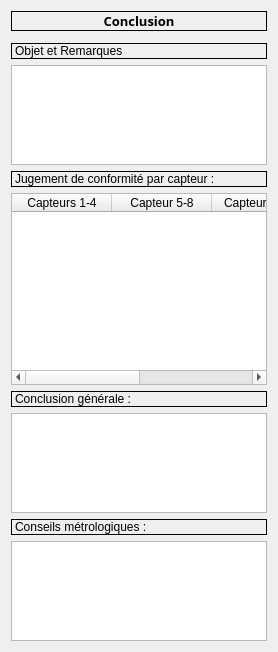
      <widget class="QWidget" name="tab_4">
       <attribute name="title">
        <string>Conformite</string>
       </attribute>
       <layout class="QVBoxLayout" name="verticalLayout_14">
        <item>
         <layout class="QVBoxLayout" name="verticalLayout_9">
          <item>
           <widget class="QLabel" name="label_21">
            <property name="font">
             <font>
              <family>Calibrii</family>
              <pointsize>10</pointsize>
              <weight>75</weight>
              <italic>false</italic>
              <bold>true</bold>
             </font>
            </property>
            <property name="frameShape">
             <enum>QFrame::Box</enum>
            </property>
            <property name="text">
             <string>Conclusion</string>
            </property>
            <property name="alignment">
             <set>Qt::AlignCenter</set>
            </property>
           </widget>
          </item>
          <item>
           <widget class="matplotlibWidget" name="graph_resultat" native="true">
            <property name="sizePolicy">
             <sizepolicy hsizetype="Preferred" vsizetype="Expanding">
              <horstretch>0</horstretch>
              <verstretch>0</verstretch>
             </sizepolicy>
            </property>
            <property name="minimumSize">
             <size>
              <width>0</width>
              <height>0</height>
             </size>
            </property>
           </widget>
          </item>
         </layout>
        </item>
        <item>
         <layout class="QVBoxLayout" name="verticalLayout_10">
          <property name="sizeConstraint">
           <enum>QLayout::SetFixedSize</enum>
          </property>
          <item>
           <widget class="QLabel" name="label_22">
            <property name="sizePolicy">
             <sizepolicy hsizetype="Preferred" vsizetype="Fixed">
              <horstretch>0</horstretch>
              <verstretch>0</verstretch>
             </sizepolicy>
            </property>
            <property name="frameShape">
             <enum>QFrame::Box</enum>
            </property>
            <property name="text">
             <string>Objet et Remarques</string>
            </property>
           </widget>
          </item>
          <item>
           <widget class="QTextEdit" name="textEdit_objet_remarques">
            <property name="sizePolicy">
             <sizepolicy hsizetype="Expanding" vsizetype="Ignored">
              <horstretch>0</horstretch>
              <verstretch>0</verstretch>
             </sizepolicy>
            </property>
            <property name="minimumSize">
             <size>
              <width>0</width>
              <height>100</height>
             </size>
            </property>
           </widget>
          </item>
         </layout>
        </item>
        <item>
         <layout class="QVBoxLayout" name="verticalLayout_11">
          <property name="sizeConstraint">
           <enum>QLayout::SetDefaultConstraint</enum>
          </property>
          <item>
           <widget class="QLabel" name="label_23">
            <property name="frameShape">
             <enum>QFrame::Box</enum>
            </property>
            <property name="text">
             <string>Jugement de conformité par capteur :</string>
            </property>
           </widget>
          </item>
          <item>
           <widget class="QTableWidget" name="tableWidget_conf_par_capteur">
            <property name="sizePolicy">
             <sizepolicy hsizetype="Expanding" vsizetype="Expanding">
              <horstretch>0</horstretch>
              <verstretch>0</verstretch>
             </sizepolicy>
            </property>
            <property name="frameShape">
             <enum>QFrame::StyledPanel</enum>
            </property>
            <column>
             <property name="text">
              <string>Capteurs 1-4</string>
             </property>
            </column>
            <column>
             <property name="text">
              <string>Capteur 5-8</string>
             </property>
            </column>
            <column>
             <property name="text">
              <string>Capteurs 9-12</string>
             </property>
            </column>
            <column>
             <property name="text">
              <string>Capteurs &gt;=13</string>
             </property>
            </column>
           </widget>
          </item>
         </layout>
        </item>
        <item>
         <layout class="QVBoxLayout" name="verticalLayout_12">
          <property name="sizeConstraint">
           <enum>QLayout::SetFixedSize</enum>
          </property>
          <item>
           <widget class="QLabel" name="label_24">
            <property name="sizePolicy">
             <sizepolicy hsizetype="Preferred" vsizetype="Fixed">
              <horstretch>0</horstretch>
              <verstretch>0</verstretch>
             </sizepolicy>
            </property>
            <property name="frameShape">
             <enum>QFrame::Box</enum>
            </property>
            <property name="text">
             <string>Conclusion générale :</string>
            </property>
           </widget>
          </item>
          <item>
           <widget class="QTextEdit" name="textEdit_conclusion_generale">
            <property name="sizePolicy">
             <sizepolicy hsizetype="Expanding" vsizetype="Ignored">
              <horstretch>0</horstretch>
              <verstretch>0</verstretch>
             </sizepolicy>
            </property>
            <property name="minimumSize">
             <size>
              <width>0</width>
              <height>100</height>
             </size>
            </property>
           </widget>
          </item>
         </layout>
        </item>
        <item>
         <layout class="QVBoxLayout" name="verticalLayout_13">
          <property name="sizeConstraint">
           <enum>QLayout::SetFixedSize</enum>
          </property>
          <item>
           <widget class="QLabel" name="label_25">
            <property name="sizePolicy">
             <sizepolicy hsizetype="Preferred" vsizetype="Fixed">
              <horstretch>0</horstretch>
              <verstretch>0</verstretch>
             </sizepolicy>
            </property>
            <property name="frameShape">
             <enum>QFrame::Box</enum>
            </property>
            <property name="text">
             <string>Conseils métrologiques :</string>
            </property>
           </widget>
          </item>
          <item>
           <widget class="QTextEdit" name="textEdit_conseils">
            <property name="sizePolicy">
             <sizepolicy hsizetype="Expanding" vsizetype="Ignored">
              <horstretch>0</horstretch>
              <verstretch>0</verstretch>
             </sizepolicy>
            </property>
            <property name="minimumSize">
             <size>
              <width>0</width>
              <height>100</height>
             </size>
            </property>
           </widget>
          </item>
         </layout>
        </item>
       </layout>
      </widget>
